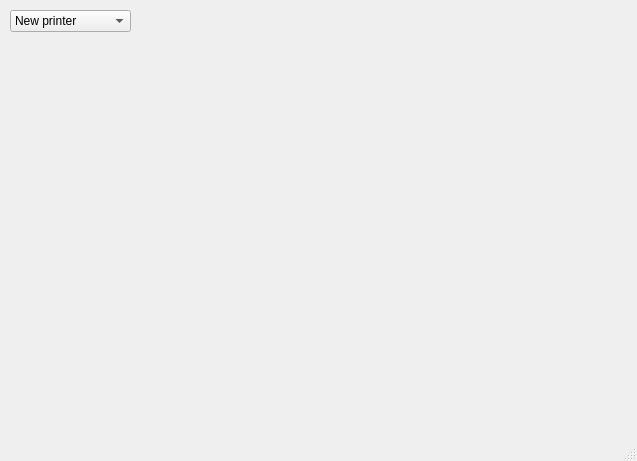
<?xml version="1.0" encoding="UTF-8"?>
<ui version="4.0">
 <class>MainWindow</class>
 <widget class="QMainWindow" name="MainWindow">
  <property name="geometry">
   <rect>
    <x>0</x>
    <y>0</y>
    <width>637</width>
    <height>461</height>
   </rect>
  </property>
  <property name="windowTitle">
   <string>MainWindow</string>
  </property>
  <widget class="QWidget" name="centralwidget">
   <widget class="QComboBox" name="comboBox">
    <property name="geometry">
     <rect>
      <x>10</x>
      <y>10</y>
      <width>121</width>
      <height>22</height>
     </rect>
    </property>
    <item>
     <property name="text">
      <string>New printer</string>
     </property>
    </item>
   </widget>
  </widget>
  <widget class="QStatusBar" name="statusbar"/>
 </widget>
 <resources/>
 <connections/>
</ui>
